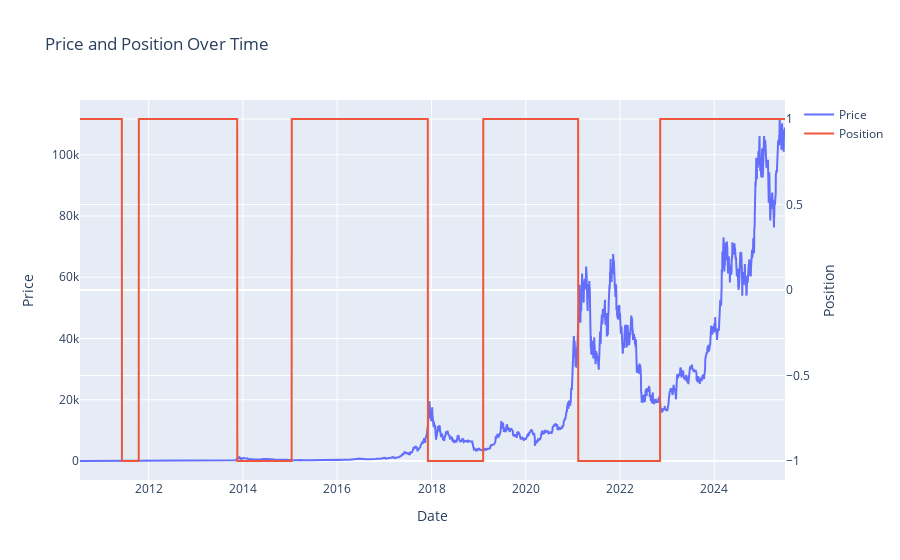

This figure's notebook cell:
### Code cell
# Create the figure
fig = go.Figure()

# Add price line to the first y-axis
fig.add_trace(go.Scatter(
    x=df.index,
    y=df['price'],
    mode='lines',
    name='Price'
))

# Add position line to the second y-axis
fig.add_trace(go.Scatter(
    x=df.index,
    y=df['position'],
    mode='lines',
    name='Position',
    yaxis='y2'
))

# Update layout to add second y-axis
fig.update_layout(
    title='Price and Position Over Time',
    xaxis=dict(title='Date'),
    yaxis=dict(title='Price', side='left'),
    yaxis2=dict(
        title='Position',
        overlaying='y',
        side='right'
    )
)

# Show the plot
fig.show()

### Figure 1 — Plotly figure (JSON) as saved in the notebook; plotly's stock layout.template omitted (floating-point values rounded to 4 significant figures; data arrays with more than 128 entries replaced by an {"elided": "..."} marker saying what was removed)
{"data": [{"mode": "lines", "name": "Price", "type": "scatter", "x": {"elided": "5464 str values"}, "y": {"elided": "5464 float values"}}, {"mode": "lines", "name": "Position", "type": "scatter", "x": {"elided": "5464 str values"}, "y": {"elided": "5464 float values"}, "yaxis": "y2"}], "layout": {"title": {"text": "Price and Position Over Time"}, "xaxis": {"title": {"text": "Date"}}, "yaxis": {"side": "left", "title": {"text": "Price"}}, "yaxis2": {"overlaying": "y", "side": "right", "title": {"text": "Position"}}}}
